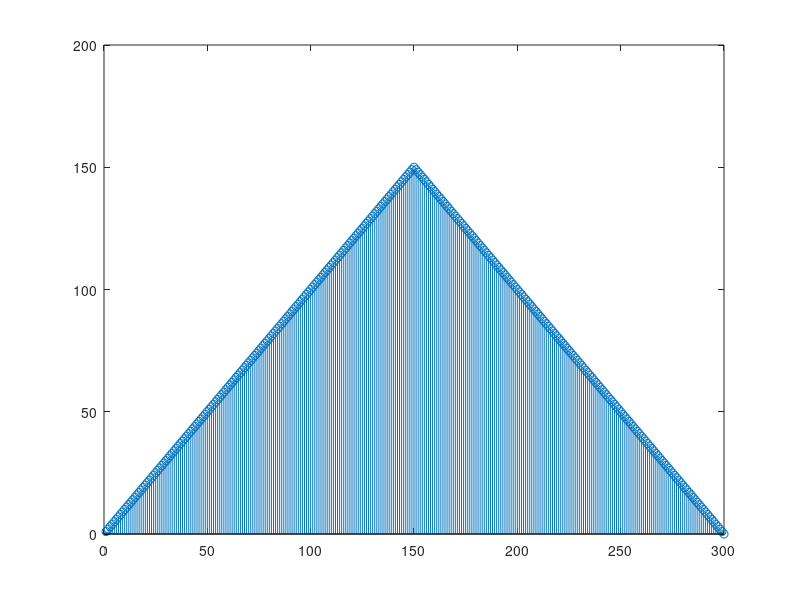
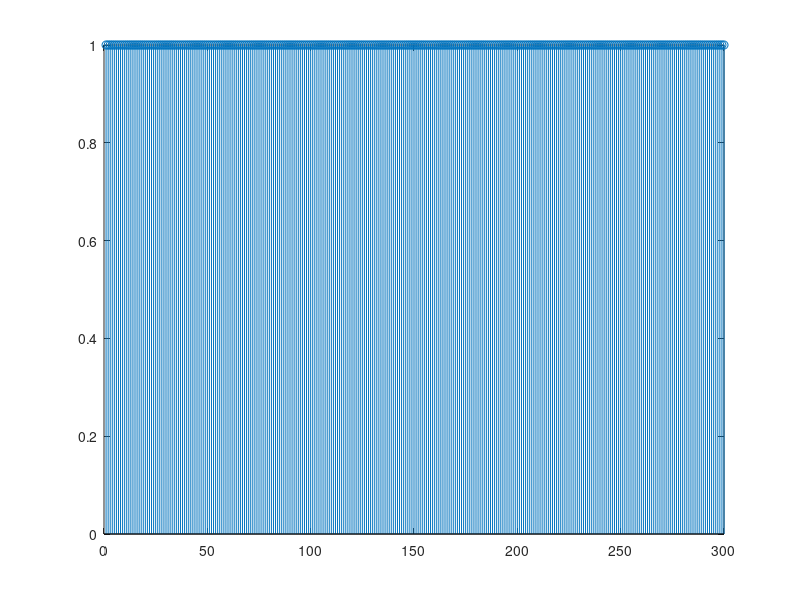
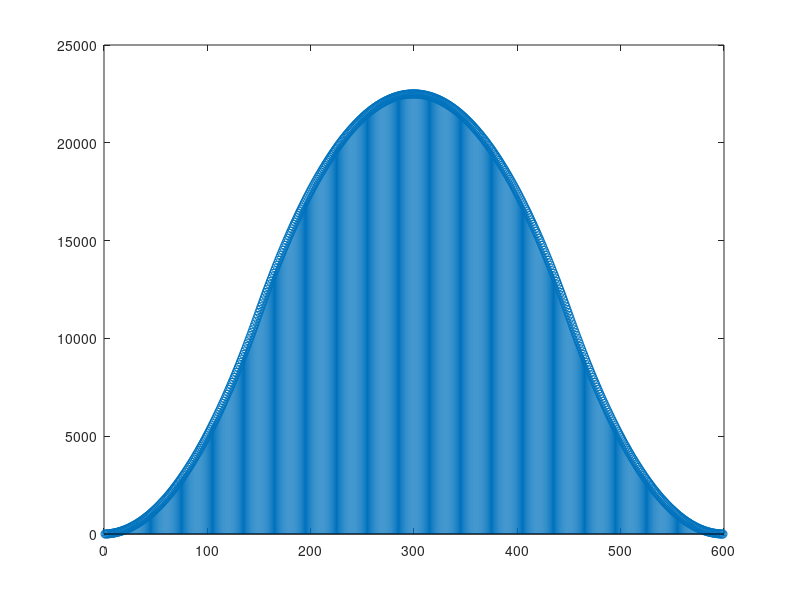
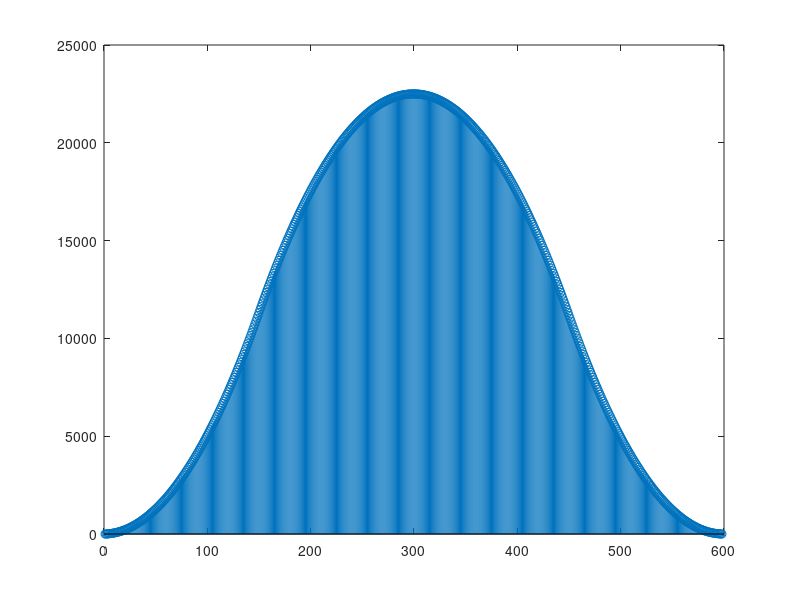

Write the MATLAB code that produced these figures, in order.
%(a)
x1 = [1:150, fliplr(1:149)];
x1 = [x1,0];
x2 = ones(300,1);
length = 1:300;
figure, stem(length,x1);
figure, stem(length,x2);
%(b)
y = conv(x1,x2);
figure, stem(1:599,y);
%(c)
Matrix = zeros(598,300);
count = 0;
for i = 1:300
for j = 1:299
Matrix(count + j, i) = x1(j);
end
count = count + 1;
end
y2 = Matrix * x2;
figure, stem(1:598, y2);
%(d)
x1 = ones(300,1);
x2 = ones(300,1);
Matrix2 = zeros(599,300);
count2 = 0;
for i = 1:300
for j = 1:300
Matrix2(j+count2,i) = x1(j);
end
count2 = count2 + 1;
end
y3 = Matrix2 * x2;
figure, stem(1:599, y3);
